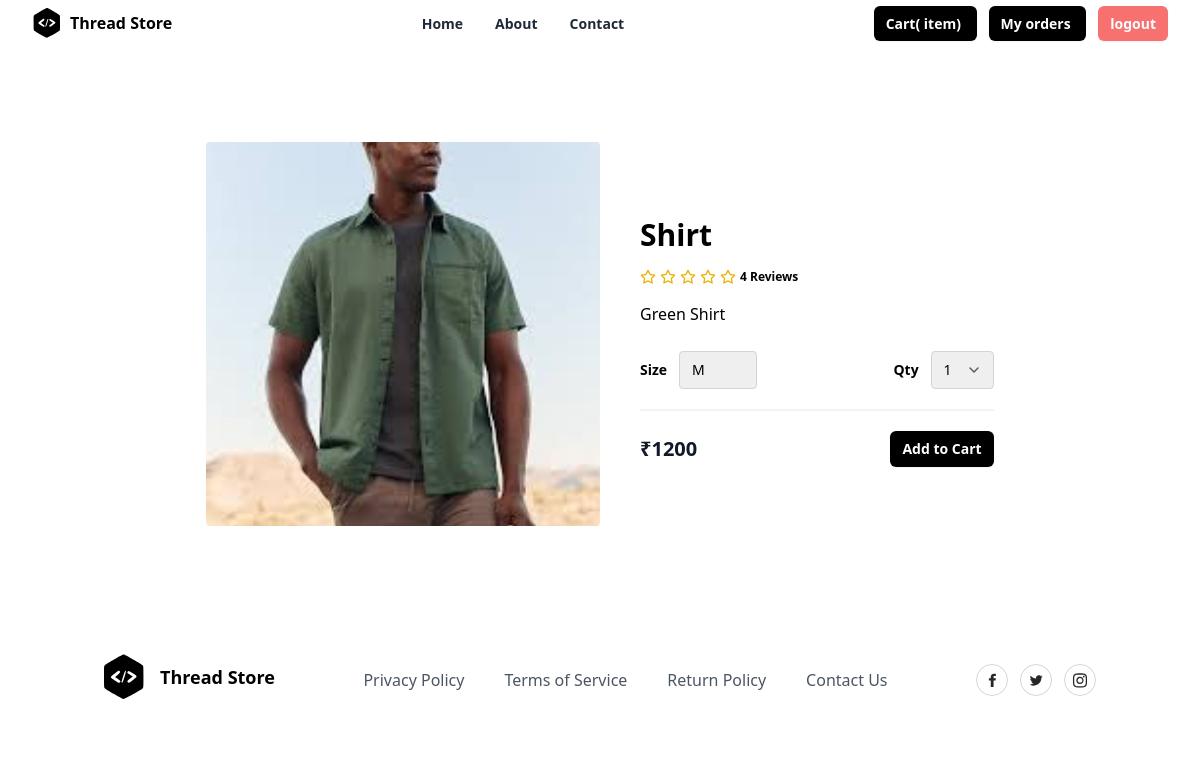
/product/1/, run on the app's committed database.
### store/models.py (models this page shows, shortened)
class Product(models.Model):
    title = models.CharField(max_length=200)
    description = models.TextField(null=True, blank=True)
    size_object = models.ManyToManyField(Size)
    category_object = models.ForeignKey(Category, on_delete=models.CASCADE)
    brand_object = models.ForeignKey(Brand, on_delete=models.CASCADE)
    image = models.ImageField(upload_to='product_images', null=True, blank=True, default='product_images/default.jpg')
    price = models.PositiveIntegerField()
    tag_object=models.ManyToManyField(Tag)
    created_date = models.DateTimeField(auto_now_add=True)
    updated_date = models.DateTimeField(auto_now=True)
    is_active = models.BooleanField(default=True)

### store/views.py (the view)
# urls.py: path('product/<int:pk>/',views.ProductDetailView.as_view(),name="product-detail"),
class ProductDetailView(View):
    def get(self,request,*args,**kwargs):
        id=kwargs.get("pk")
        qs=Product.objects.get(id=id)
        return render(request,"product_deatail.html",{"data":qs})

### store/templates/product_deatail.html (shortened to what this page needs)
{%extends 'base.html'%}
{%block main_block%}
<section class="overflow-hidden">
    <form action="{%url 'add-cart' data.id%}" method="post">
    <div class="mx-auto max-w-5xl px-5 py-24">
      <div class="mx-auto flex flex-wrap items-center lg:w-4/5">
        <img
          alt="Nike Air Max 21A"
          class="h-64 w-full rounded object-cover lg:h-96 lg:w-1/2"
          src="{{data.image.url}}"
        />
        <div class="mt-6 w-full lg:mt-0 lg:w-1/2 lg:pl-10">
          <h1 class="my-4 text-3xl font-semibold text-black"> {{data.title}}</h1>
          <div class="my-4 flex items-center">
            <span class="flex items-center space-x-1">
              <span class="ml-3 inline-block text-xs font-semibold">
                4 Reviews
              </span>
            </span>
          </div>
          <p class="leading-relaxed">
           {{data.description}}
          </p>
          <div class="mb-5 mt-6 flex items-center border-b-2 border-gray-100 pb-5">
            <div class="flex items-center">
              <span class="mr-3 text-sm font-semibold">Size</span>
              <select name="size" class="appearance-none rounded border border-gray-300 py-2 pl-3 pr-10 text-sm focus:border-black focus:outline-none focus:ring-2 focus:ring-black">
                {%for sob in data.size_object.all%}
                 <option value="{{sob.name}}">{{sob.name}}</option>
                {%endfor%}
              </select>
            </div>
            <div class="ml-auto flex items-center">
              <span class="mr-3 text-sm font-semibold">Qty</span>
              <div class="relative">
                <select name="qty" class="appearance-none rounded border border-gray-300 py-2 pl-3 pr-10 text-sm focus:border-black focus:outline-none focus:ring-2 focus:ring-black">
                  <option>1</option>
                </select>
                <span class="pointer-events-none absolute right-0 top-0 flex h-full w-10 items-center justify-center text-center text-gray-600">
                </span>
              </div>
            </div>
          </div>
          <div class="flex items-center justify-between">
            <span class="title-font text-xl font-bold text-gray-900">
              ₹{{data.price}}
            </span>
            <button
              type="submit"
              class="rounded-md bg-black px-3 py-2 text-sm font-semibold text-white shadow-sm hover:bg-black/80 focus-visible:outline focus-visible:outline-2 focus-visible:outline-offset-2 focus-visible:outline-black"
            >
              Add to Cart
            </button>
          </div>
        </div>
      </div>
    </div>
</form>
  </section>
{%endblock%}

### data on the page
Product: image (picture), title "Shirt", description "Green Shirt", price "1200"

### other printed values
form field size "M"
